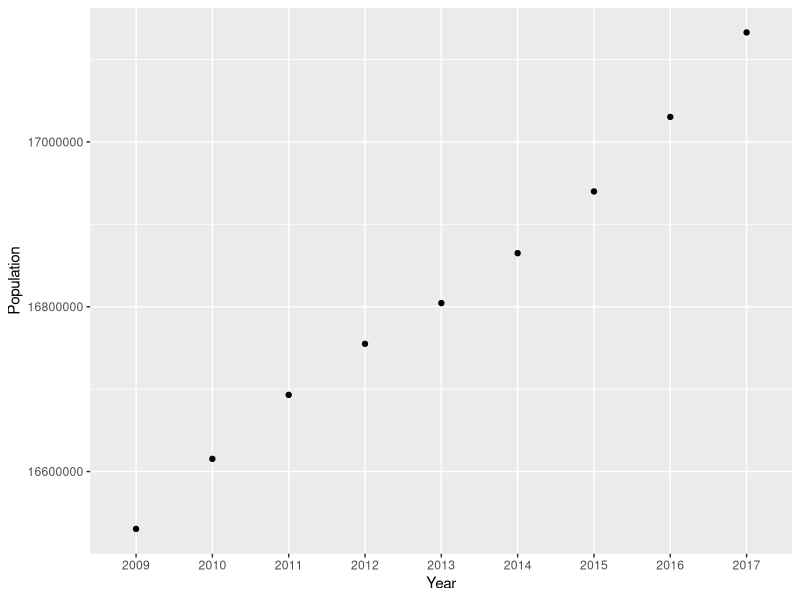
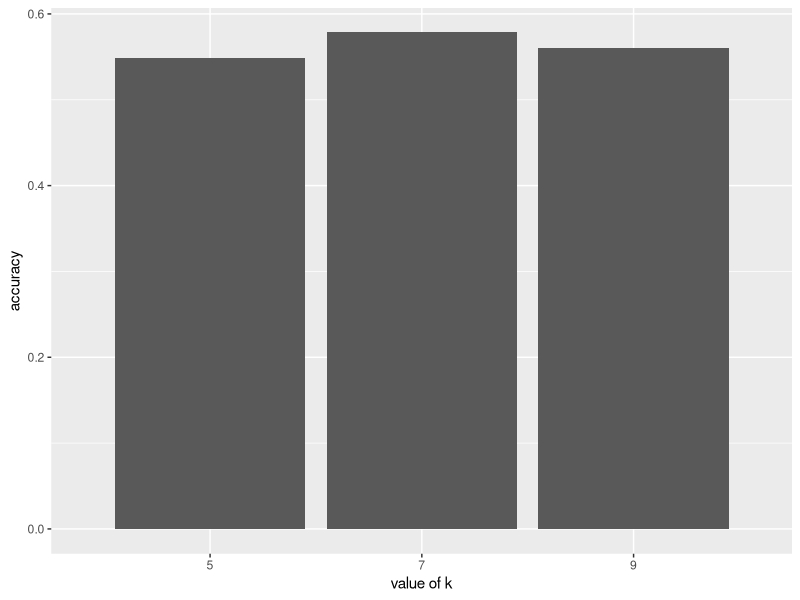

Reproduce these figures in R, in order.
## Sema Karan
## u924823

## Load packages ---------------------------------------------------------------
library(dplyr)
library(tidyr)
library(ggplot2)
library(caret)

## Load data -------------------------------------------------------------------
development <- read.delim("input/countries_development.txt", stringsAsF = F)
population <- read.delim("input/countries_population.txt", stringsAsF = F)
olympics <- read.delim("input/countries_olympics.txt", stringsAsF = F)

## Question 1 ------------------------------------------------------------------
answer1 <- function(data_frame, num) {
  data_filtered <- data_frame %>% 
    filter(PERC_INTERNET_USERS >= num) %>% 
    select(COUNTRY)
  
  unique(data_filtered$COUNTRY)
}

answer1(development, 95)

## Question 2 ------------------------------------------------------------------
answer2 <- function(data_frame, string) {
  if (string %in% c(data_frame$NOC)) {
    data_filtered <- data_frame %>% 
      filter(NOC == string) %>% 
      select(-NOC)
  } else if (string %in% c(data_frame$Team)) {
    data_filtered <- data_frame %>% 
      filter(Team == string) %>% 
      select(-Team) 
  }
  data_filtered
}

answer2(olympics, "SWE")
answer2(olympics, "Switzerland-2")

## Question 3 ------------------------------------------------------------------
development_round <- mutate_at(development, 
                               vars(GDP_PER_CAP:PERC_FEMALE_PARLIAMENT), 
                                 funs(round), digits = 2)
answer3 <- development_round

answer3[1:3, ]

## Question 4 ------------------------------------------------------------------
data_new_names <- population
names(data_new_names) <- substring(names(data_new_names), 2)
names(data_new_names)[1] <- "Country"

answer4 <- data_new_names %>% 
  filter(Country == "Netherlands") %>%
  select(-Country) %>% 
  gather(key = "Year", value = "Population") %>% 
  ggplot(aes(x = Year, y = Population)) + geom_point()

answer4

## Question 5 ------------------------------------------------------------------  
 merged_data <- population %>% 
  inner_join(development, by = c("Country" = "COUNTRY"))
answer5 <- merged_data

answer5[1:3, ]

## Question 6 ------------------------------------------------------------------
set.seed(1)
equal_work_reg <- train(EQUAL_WORK  ~ EQUAL_PAY + COUNTRY, method = "glm",
                        family = binomial(link = "logit"), data = development, 
                        trControl = trainControl(method = "cv", number = 10))
answer6 <- max(equal_work_reg$results$Accuracy)

## Question 7 ------------------------------------------------------------------
set.seed(1) 
development$EQUAL_PAY <- relevel(factor(development$EQUAL_PAY), ref = "YES")
trn_index <- createDataPartition(y = development$EQUAL_PAY, p = 0.60, 
                                 list = FALSE)
trn_develop <- development[trn_index, ]
tst_develop <- development[-trn_index, ]

pay_knn = train(EQUAL_PAY ~ GDP_PER_CAP, method = "knn", 
                data = trn_develop, trControl = trainControl(method = 'cv', 
                                                             number = 5))
predicted_outcomes <- predict(pay_knn, tst_develop)
pay_confM <- confusionMatrix(predicted_outcomes, 
                             tst_develop$EQUAL_PAY) 
pay_confM

answer7_trn <- trn_develop
answer7_tst <- tst_develop

## Question 8 ------------------------------------------------------------------
geography <- read.delim("input/countries_geography.txt", stringsAsF = F)

# check NOC with more than 1 team  in olympics which may need aggregation
check2 <- olympics %>% 
  group_by(NOC) %>% 
  summarise(team_count = n_distinct(Team)) %>% 
  filter(team_count > 1)
unique((olympics %>% 
          filter(NOC %in% check2$NOC))$Team)

#String cleaning to match countries--------------
# Remove "-" and any number from olympics$Team 
olympics$Team <- gsub('[0-9]+', '', olympics$Team)
olympics$Team <- gsub('-', '', olympics$Team)

# Remove the whitespaces on right from geography$Country
geography$Country <- trimws(geography$Country, which = c("right"))

check <- as.data.frame(olympics %>% 
                         mutate(Country = Team) %>% 
                         group_by(Country, Season, Team) %>% 
                         mutate(Country2 = Country) %>% 
                         summarise(Medals = sum(Medals)) %>% 
                         full_join((geography %>% mutate(Country3 = Country)),
                                   by = "Country") %>% 
                         mutate(check = (Team == Country3)) %>% 
                         filter(is.na(check)==TRUE))

# Change some geopgraphy$Country and  olympics$Team to match
geography$Country <- gsub('Korea, North', 'North Korea', geography$Country)
geography$Country <- gsub('Korea, South', 'South Korea', geography$Country)
geography$Country <- gsub('Bahamas, The', 'Bahamas', geography$Country)
olympics$Team <- gsub('Great Britain', 'United Kingdom', olympics$Team)
olympics$Team <- gsub('United States Virgin Islands', 'United States', 
                      olympics$Team)
olympics$Team <- gsub('Congo (Kinshasa)', "Congo", 
                      olympics$Team)
olympics$Team <- gsub('Congo (Brazzaville)', "Congo", 
                      olympics$Team)
geography$Country <- gsub('Congo, Democratic Republic of the', 
                          'Congo, Republic of the', geography$Country)
geography$Country <- gsub('Congo, Democratic Republic of the', 
                          'Congo, Republic of the', geography$Country)


cleaned_merged_data <- as.data.frame(olympics %>% 
  group_by(Country = Team, Season) %>% 
  summarise(Medals = sum(Medals)) %>% 
  left_join(geography, by = "Country"))

answer8 <- cleaned_merged_data
answer8[1:6, ]  


## Question 9 ------------------------------------------------------------------
dev_discrete <- development

dev_discrete$PERC_FEMALE_SECONDARY_EDU <- cut(
  dev_discrete$PERC_FEMALE_SECONDARY_EDU, breaks = c (0,40,60,100), 
  labels = c("UNDER_REPRESENTED", "APPROX_EQUAL", "OVER_REPRESENTED"))

dev_discrete$PERC_FEMALE_LABOR_FORCE <- cut(
  dev_discrete$PERC_FEMALE_LABOR_FORCE, breaks = c (0,40,60,100), 
  labels = c("UNDER_REPRESENTED", "APPROX_EQUAL", "OVER_REPRESENTED"))

dev_discrete$PERC_FEMALE_PARLIAMENT <- cut(
  dev_discrete$PERC_FEMALE_PARLIAMENT , breaks = c (0,40,60,100), 
  labels = c("UNDER_REPRESENTED", "APPROX_EQUAL", "OVER_REPRESENTED"))

dev_discrete[1:3, ]

set.seed(1)
PERC_FEMALE_LABOR_FORCE_knn = train(PERC_FEMALE_LABOR_FORCE ~ GDP_PER_CAP + 
                                      CO2_PER_CAP + 
                                      PERC_INTERNET_USERS + 
                                      SCIENTIFIC_ARTICLES_PER_YR, 
                                    method = "knn", data = dev_discrete,
                   trControl = trainControl(method = 'cv', number = 3))

plot_knn_results <- function(fit_knn) {
  ggplot(fit_knn$results, aes(x = k, y = Accuracy)) +
    geom_bar(stat = "identity") +
    scale_x_discrete("value of k", limits = fit_knn$results$k) +
    scale_y_continuous("accuracy")
}

plot_knn_results(PERC_FEMALE_LABOR_FORCE_knn)

answer9 <- PERC_FEMALE_LABOR_FORCE_knn
